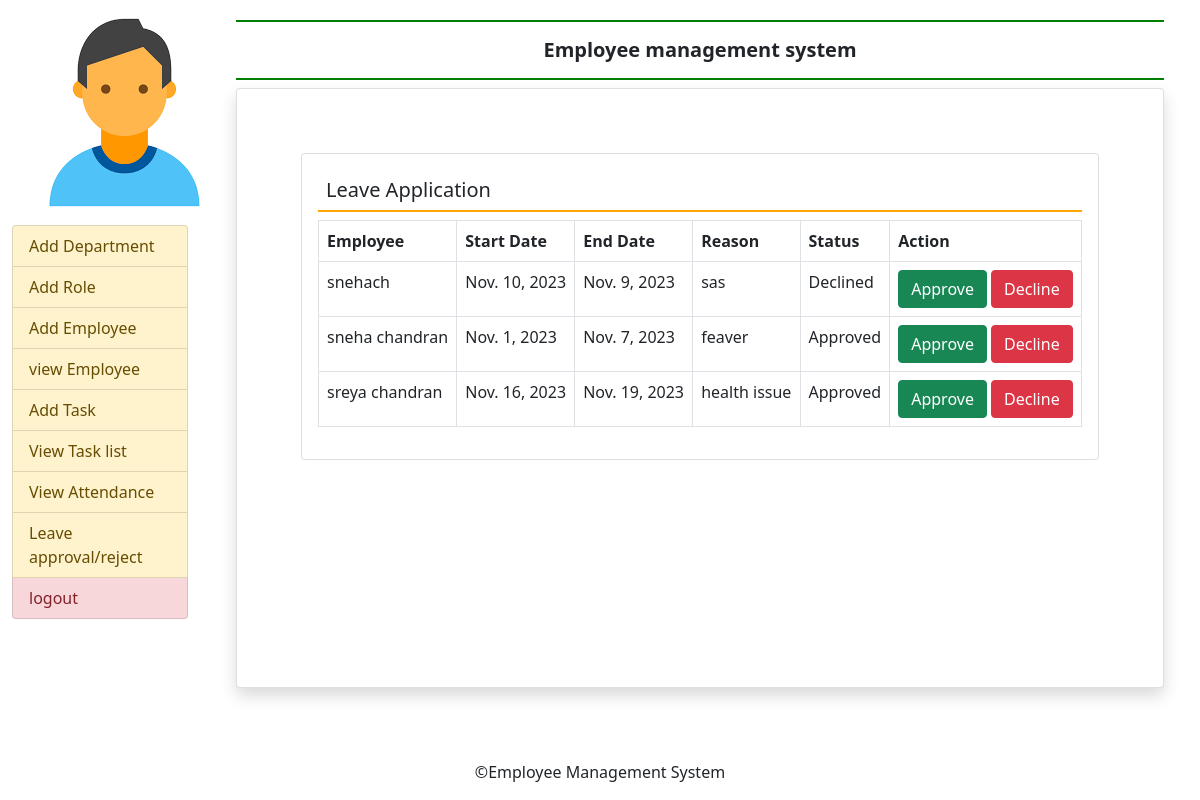
The page /admin_leave_approval/ on the database its author committed.
### employee_app/models.py (models this page shows, shortened)
class LeaveRequest(models.Model):
    employee = models.ForeignKey(User, on_delete=models.CASCADE)
    start_date = models.DateField()
    end_date = models.DateField()
    reason = models.TextField()
    status = models.CharField(max_length=20, default='Pending')  # 'Pending', 'Approved', 'Rejected'

### employee_app/views.py (the view)
# urls.py: path('admin_leave_approval/', views.admin_leave_approval, name='admin_leave_approval'),
def admin_leave_approval(request):
    leave_requests = LeaveRequest.objects.all()
    return render(request, 'admin_leave_approval.html', {'leave_requests': leave_requests})

### template/admin_leave_approval.html
{% extends "admin_base.html" %}
{% block main %}
<div class="card  m-5">
    <div class="card-body">
        <h5 class="p-2 " style='border-bottom:2px solid orange'>Leave Application</h5>
<table class="table table-bordered">
        <thead>
            <tr>
                <th>Employee</th>
                <th>Start Date</th>
                <th>End Date</th>
                <th>Reason</th>
                <th>Status</th>
                <th>Action</th>
            </tr>
        </thead>
        <tbody>
            {% for request in leave_requests %}
                <tr>
                    <td>{{ request.employee.username }}</td>
                    <td>{{ request.start_date }}</td>
                    <td>{{ request.end_date }}</td>
                    <td>{{ request.reason }}</td>
                    <td>{{ request.status }}</td>
                    <td>
                        <a href="{% url 'approve_leave' request.id %}" class="btn btn-success">Approve</a>
                        <a href="{% url 'reject_leave' request.id %}" class="btn btn-danger">Decline</a>
                    </td>
                </tr>
            {% endfor %}
        </tbody>
    </table>
    </div>
</div>
</body>
</html>
{% endblock %}

### rows shown on the page
LeaveRequest: employee.username "snehach", start_date "Nov. 10, 2023", end_date "Nov. 9, 2023", reason "sas", status "Declined"
LeaveRequest: employee.username "sneha chandran", start_date "Nov. 1, 2023", end_date "Nov. 7, 2023", reason "feaver", status "Approved"
LeaveRequest: employee.username "sreya chandran", start_date "Nov. 16, 2023", end_date "Nov. 19, 2023", reason "health issue", status "Approved"
